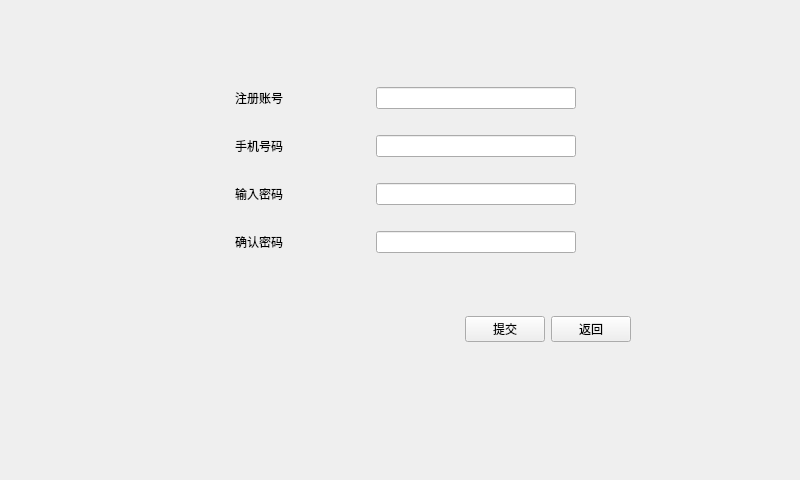
<?xml version="1.0" encoding="UTF-8"?>
<ui version="4.0">
 <class>WinRegister</class>
 <widget class="QWidget" name="WinRegister">
  <property name="geometry">
   <rect>
    <x>0</x>
    <y>0</y>
    <width>800</width>
    <height>480</height>
   </rect>
  </property>
  <property name="windowTitle">
   <string>Form</string>
  </property>
  <widget class="QWidget" name="layoutWidget">
   <property name="geometry">
    <rect>
     <x>180</x>
     <y>50</y>
     <width>451</width>
     <height>331</height>
    </rect>
   </property>
   <layout class="QVBoxLayout" name="verticalLayout">
    <item>
     <layout class="QGridLayout" name="gridLayout">
      <item row="2" column="0">
       <widget class="QLabel" name="label_2">
        <property name="sizePolicy">
         <sizepolicy hsizetype="Fixed" vsizetype="Fixed">
          <horstretch>0</horstretch>
          <verstretch>0</verstretch>
         </sizepolicy>
        </property>
        <property name="maximumSize">
         <size>
          <width>80</width>
          <height>16777215</height>
         </size>
        </property>
        <property name="text">
         <string>手机号码</string>
        </property>
       </widget>
      </item>
      <item row="0" column="1">
       <widget class="QLineEdit" name="line_account">
        <property name="sizePolicy">
         <sizepolicy hsizetype="Fixed" vsizetype="Fixed">
          <horstretch>0</horstretch>
          <verstretch>0</verstretch>
         </sizepolicy>
        </property>
        <property name="minimumSize">
         <size>
          <width>200</width>
          <height>0</height>
         </size>
        </property>
        <property name="maximumSize">
         <size>
          <width>200</width>
          <height>16777215</height>
         </size>
        </property>
       </widget>
      </item>
      <item row="1" column="1">
       <spacer name="verticalSpacer">
        <property name="orientation">
         <enum>Qt::Vertical</enum>
        </property>
        <property name="sizeType">
         <enum>QSizePolicy::Fixed</enum>
        </property>
        <property name="sizeHint" stdset="0">
         <size>
          <width>20</width>
          <height>20</height>
         </size>
        </property>
       </spacer>
      </item>
      <item row="2" column="1">
       <widget class="QLineEdit" name="line_phone">
        <property name="sizePolicy">
         <sizepolicy hsizetype="Fixed" vsizetype="Fixed">
          <horstretch>0</horstretch>
          <verstretch>0</verstretch>
         </sizepolicy>
        </property>
        <property name="minimumSize">
         <size>
          <width>200</width>
          <height>0</height>
         </size>
        </property>
        <property name="maximumSize">
         <size>
          <width>200</width>
          <height>16777215</height>
         </size>
        </property>
       </widget>
      </item>
      <item row="6" column="1">
       <widget class="QLineEdit" name="line_check_passwd">
        <property name="sizePolicy">
         <sizepolicy hsizetype="Fixed" vsizetype="Fixed">
          <horstretch>0</horstretch>
          <verstretch>0</verstretch>
         </sizepolicy>
        </property>
        <property name="minimumSize">
         <size>
          <width>200</width>
          <height>0</height>
         </size>
        </property>
        <property name="maximumSize">
         <size>
          <width>200</width>
          <height>16777215</height>
         </size>
        </property>
       </widget>
      </item>
      <item row="6" column="0">
       <widget class="QLabel" name="label_4">
        <property name="sizePolicy">
         <sizepolicy hsizetype="Fixed" vsizetype="Fixed">
          <horstretch>0</horstretch>
          <verstretch>0</verstretch>
         </sizepolicy>
        </property>
        <property name="maximumSize">
         <size>
          <width>80</width>
          <height>16777215</height>
         </size>
        </property>
        <property name="text">
         <string>确认密码</string>
        </property>
       </widget>
      </item>
      <item row="7" column="1">
       <spacer name="verticalSpacer_4">
        <property name="orientation">
         <enum>Qt::Vertical</enum>
        </property>
        <property name="sizeType">
         <enum>QSizePolicy::Fixed</enum>
        </property>
        <property name="sizeHint" stdset="0">
         <size>
          <width>20</width>
          <height>20</height>
         </size>
        </property>
       </spacer>
      </item>
      <item row="4" column="0">
       <widget class="QLabel" name="label_3">
        <property name="sizePolicy">
         <sizepolicy hsizetype="Fixed" vsizetype="Fixed">
          <horstretch>0</horstretch>
          <verstretch>0</verstretch>
         </sizepolicy>
        </property>
        <property name="maximumSize">
         <size>
          <width>80</width>
          <height>16777215</height>
         </size>
        </property>
        <property name="text">
         <string>输入密码</string>
        </property>
       </widget>
      </item>
      <item row="3" column="1">
       <spacer name="verticalSpacer_2">
        <property name="orientation">
         <enum>Qt::Vertical</enum>
        </property>
        <property name="sizeType">
         <enum>QSizePolicy::Fixed</enum>
        </property>
        <property name="sizeHint" stdset="0">
         <size>
          <width>20</width>
          <height>20</height>
         </size>
        </property>
       </spacer>
      </item>
      <item row="4" column="1">
       <widget class="QLineEdit" name="line_passwd">
        <property name="sizePolicy">
         <sizepolicy hsizetype="Fixed" vsizetype="Fixed">
          <horstretch>0</horstretch>
          <verstretch>0</verstretch>
         </sizepolicy>
        </property>
        <property name="minimumSize">
         <size>
          <width>200</width>
          <height>0</height>
         </size>
        </property>
        <property name="maximumSize">
         <size>
          <width>200</width>
          <height>16777215</height>
         </size>
        </property>
       </widget>
      </item>
      <item row="5" column="1">
       <spacer name="verticalSpacer_3">
        <property name="orientation">
         <enum>Qt::Vertical</enum>
        </property>
        <property name="sizeType">
         <enum>QSizePolicy::Fixed</enum>
        </property>
        <property name="sizeHint" stdset="0">
         <size>
          <width>20</width>
          <height>20</height>
         </size>
        </property>
       </spacer>
      </item>
      <item row="0" column="0">
       <widget class="QLabel" name="label_1">
        <property name="sizePolicy">
         <sizepolicy hsizetype="Fixed" vsizetype="Fixed">
          <horstretch>0</horstretch>
          <verstretch>0</verstretch>
         </sizepolicy>
        </property>
        <property name="maximumSize">
         <size>
          <width>80</width>
          <height>16777215</height>
         </size>
        </property>
        <property name="text">
         <string>注册账号</string>
        </property>
       </widget>
      </item>
     </layout>
    </item>
    <item>
     <layout class="QHBoxLayout" name="horizontalLayout">
      <item>
       <spacer name="horizontalSpacer_2">
        <property name="orientation">
         <enum>Qt::Horizontal</enum>
        </property>
        <property name="sizeHint" stdset="0">
         <size>
          <width>40</width>
          <height>20</height>
         </size>
        </property>
       </spacer>
      </item>
      <item>
       <widget class="QPushButton" name="btn_submit">
        <property name="sizePolicy">
         <sizepolicy hsizetype="Fixed" vsizetype="Fixed">
          <horstretch>0</horstretch>
          <verstretch>0</verstretch>
         </sizepolicy>
        </property>
        <property name="text">
         <string>提交</string>
        </property>
       </widget>
      </item>
      <item>
       <widget class="QPushButton" name="btn_back">
        <property name="sizePolicy">
         <sizepolicy hsizetype="Fixed" vsizetype="Fixed">
          <horstretch>0</horstretch>
          <verstretch>0</verstretch>
         </sizepolicy>
        </property>
        <property name="text">
         <string>返回</string>
        </property>
       </widget>
      </item>
     </layout>
    </item>
   </layout>
  </widget>
 </widget>
 <resources/>
 <connections/>
</ui>
